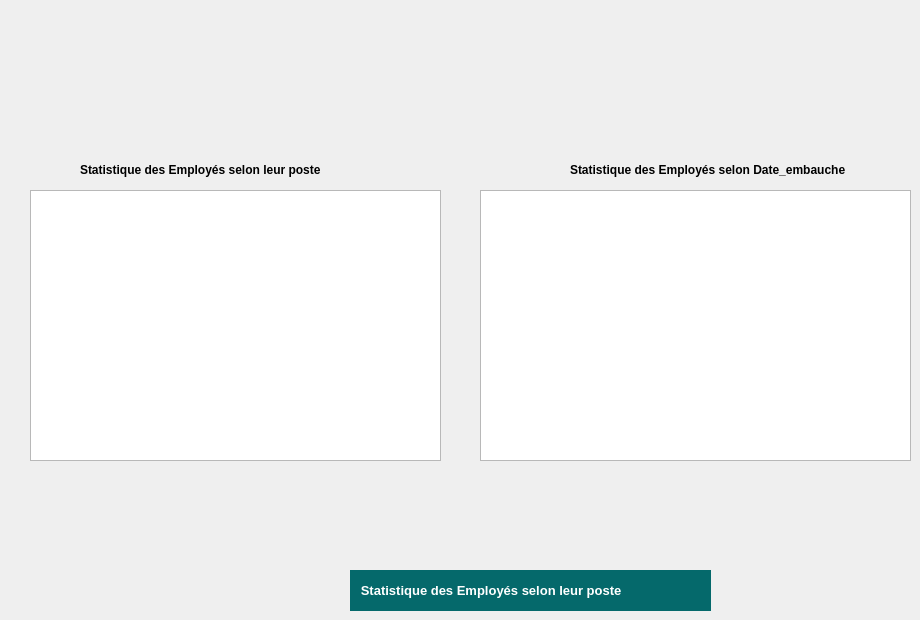
     <widget class="QWidget" name="tab_8">
      <attribute name="title">
       <string>Statistique</string>
      </attribute>
      <widget class="QLabel" name="label_58">
       <property name="geometry">
        <rect>
         <x>350</x>
         <y>570</y>
         <width>361</width>
         <height>41</height>
        </rect>
       </property>
       <property name="palette">
        <palette>
         <active>
          <colorrole role="WindowText">
           <brush brushstyle="SolidPattern">
            <color alpha="255">
             <red>255</red>
             <green>255</green>
             <blue>255</blue>
            </color>
           </brush>
          </colorrole>
          <colorrole role="Button">
           <brush brushstyle="SolidPattern">
            <color alpha="255">
             <red>5</red>
             <green>105</green>
             <blue>107</blue>
            </color>
           </brush>
          </colorrole>
          <colorrole role="Text">
           <brush brushstyle="SolidPattern">
            <color alpha="255">
             <red>255</red>
             <green>255</green>
             <blue>255</blue>
            </color>
           </brush>
          </colorrole>
          <colorrole role="ButtonText">
           <brush brushstyle="SolidPattern">
            <color alpha="255">
             <red>255</red>
             <green>255</green>
             <blue>255</blue>
            </color>
           </brush>
          </colorrole>
          <colorrole role="Base">
           <brush brushstyle="SolidPattern">
            <color alpha="255">
             <red>5</red>
             <green>105</green>
             <blue>107</blue>
            </color>
           </brush>
          </colorrole>
          <colorrole role="Window">
           <brush brushstyle="SolidPattern">
            <color alpha="255">
             <red>5</red>
             <green>105</green>
             <blue>107</blue>
            </color>
           </brush>
          </colorrole>
          <colorrole role="PlaceholderText">
           <brush brushstyle="SolidPattern">
            <color alpha="128">
             <red>255</red>
             <green>255</green>
             <blue>255</blue>
            </color>
           </brush>
          </colorrole>
         </active>
         <inactive>
          <colorrole role="WindowText">
           <brush brushstyle="SolidPattern">
            <color alpha="255">
             <red>255</red>
             <green>255</green>
             <blue>255</blue>
            </color>
           </brush>
          </colorrole>
          <colorrole role="Button">
           <brush brushstyle="SolidPattern">
            <color alpha="255">
             <red>5</red>
             <green>105</green>
             <blue>107</blue>
            </color>
           </brush>
          </colorrole>
          <colorrole role="Text">
           <brush brushstyle="SolidPattern">
            <color alpha="255">
             <red>255</red>
             <green>255</green>
             <blue>255</blue>
            </color>
           </brush>
          </colorrole>
          <colorrole role="ButtonText">
           <brush brushstyle="SolidPattern">
            <color alpha="255">
             <red>255</red>
             <green>255</green>
             <blue>255</blue>
            </color>
           </brush>
          </colorrole>
          <colorrole role="Base">
           <brush brushstyle="SolidPattern">
            <color alpha="255">
             <red>5</red>
             <green>105</green>
             <blue>107</blue>
            </color>
           </brush>
          </colorrole>
          <colorrole role="Window">
           <brush brushstyle="SolidPattern">
            <color alpha="255">
             <red>5</red>
             <green>105</green>
             <blue>107</blue>
            </color>
           </brush>
          </colorrole>
          <colorrole role="PlaceholderText">
           <brush brushstyle="SolidPattern">
            <color alpha="128">
             <red>255</red>
             <green>255</green>
             <blue>255</blue>
            </color>
           </brush>
          </colorrole>
         </inactive>
         <disabled>
          <colorrole role="WindowText">
           <brush brushstyle="SolidPattern">
            <color alpha="255">
             <red>255</red>
             <green>255</green>
             <blue>255</blue>
            </color>
           </brush>
          </colorrole>
          <colorrole role="Button">
           <brush brushstyle="SolidPattern">
            <color alpha="255">
             <red>5</red>
             <green>105</green>
             <blue>107</blue>
            </color>
           </brush>
          </colorrole>
          <colorrole role="Text">
           <brush brushstyle="SolidPattern">
            <color alpha="255">
             <red>255</red>
             <green>255</green>
             <blue>255</blue>
            </color>
           </brush>
          </colorrole>
          <colorrole role="ButtonText">
           <brush brushstyle="SolidPattern">
            <color alpha="255">
             <red>255</red>
             <green>255</green>
             <blue>255</blue>
            </color>
           </brush>
          </colorrole>
          <colorrole role="Base">
           <brush brushstyle="SolidPattern">
            <color alpha="255">
             <red>5</red>
             <green>105</green>
             <blue>107</blue>
            </color>
           </brush>
          </colorrole>
          <colorrole role="Window">
           <brush brushstyle="SolidPattern">
            <color alpha="255">
             <red>5</red>
             <green>105</green>
             <blue>107</blue>
            </color>
           </brush>
          </colorrole>
          <colorrole role="PlaceholderText">
           <brush brushstyle="SolidPattern">
            <color alpha="128">
             <red>255</red>
             <green>255</green>
             <blue>255</blue>
            </color>
           </brush>
          </colorrole>
         </disabled>
        </palette>
       </property>
       <property name="font">
        <font>
         <pointsize>10</pointsize>
         <bold>true</bold>
        </font>
       </property>
       <property name="styleSheet">
        <string notr="true">background-color: #05696b;
color: white;
</string>
       </property>
       <property name="text">
        <string>   Statistique des Employés selon leur poste</string>
       </property>
      </widget>
      <widget class="QGraphicsView" name="stat_2">
       <property name="geometry">
        <rect>
         <x>30</x>
         <y>190</y>
         <width>411</width>
         <height>271</height>
        </rect>
       </property>
       <property name="styleSheet">
        <string notr="true">background-color: #FFFFF;</string>
       </property>
      </widget>
      <widget class="QLabel" name="label_60">
       <property name="geometry">
        <rect>
         <x>80</x>
         <y>160</y>
         <width>291</width>
         <height>20</height>
        </rect>
       </property>
       <property name="font">
        <font>
         <bold>true</bold>
        </font>
       </property>
       <property name="text">
        <string>Statistique des Employés selon leur poste</string>
       </property>
      </widget>
      <widget class="QGraphicsView" name="stat1_2">
       <property name="geometry">
        <rect>
         <x>480</x>
         <y>190</y>
         <width>431</width>
         <height>271</height>
        </rect>
       </property>
       <property name="styleSheet">
        <string notr="true">background-color: #FFFFF;</string>
       </property>
      </widget>
      <widget class="QLabel" name="label_61">
       <property name="geometry">
        <rect>
         <x>570</x>
         <y>160</y>
         <width>331</width>
         <height>20</height>
        </rect>
       </property>
       <property name="font">
        <font>
         <bold>true</bold>
        </font>
       </property>
       <property name="text">
        <string>Statistique des Employés selon Date_embauche</string>
       </property>
      </widget>
      <widget class="QLabel" name="label_3">
       <property name="geometry">
        <rect>
         <x>210</x>
         <y>-30</y>
         <width>471</width>
         <height>351</height>
        </rect>
       </property>
       <property name="text">
        <string/>
       </property>
       <property name="pixmap">
        <pixmap resource="images.qrc">:/new/user/imgs/LAKAHNI__2_-removebg-preview.png</pixmap>
       </property>
       <property name="scaledContents">
        <bool>true</bool>
       </property>
      </widget>
      <zorder>label_3</zorder>
      <zorder>label_58</zorder>
      <zorder>stat_2</zorder>
      <zorder>label_60</zorder>
      <zorder>stat1_2</zorder>
      <zorder>label_61</zorder>
     </widget>
